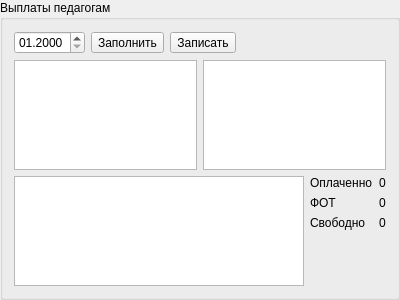
<?xml version="1.0" encoding="UTF-8"?>
<ui version="4.0">
 <class>TeachersPayment</class>
 <widget class="QGroupBox" name="TeachersPayment">
  <property name="geometry">
   <rect>
    <x>0</x>
    <y>0</y>
    <width>400</width>
    <height>300</height>
   </rect>
  </property>
  <property name="windowTitle">
   <string/>
  </property>
  <property name="title">
   <string>Выплаты педагогам</string>
  </property>
  <layout class="QVBoxLayout" name="verticalLayout">
   <item>
    <layout class="QHBoxLayout" name="horizontalLayout">
     <item>
      <widget class="QDateEdit" name="dateEdit">
       <property name="displayFormat">
        <string>MM.yyyy</string>
       </property>
      </widget>
     </item>
     <item>
      <widget class="QToolButton" name="toolButton">
       <property name="text">
        <string>Заполнить</string>
       </property>
      </widget>
     </item>
     <item>
      <widget class="QToolButton" name="toolButton_save">
       <property name="text">
        <string>Записать</string>
       </property>
      </widget>
     </item>
     <item>
      <spacer name="horizontalSpacer">
       <property name="orientation">
        <enum>Qt::Horizontal</enum>
       </property>
       <property name="sizeHint" stdset="0">
        <size>
         <width>40</width>
         <height>20</height>
        </size>
       </property>
      </spacer>
     </item>
    </layout>
   </item>
   <item>
    <layout class="QHBoxLayout" name="horizontalLayout_2">
     <item>
      <widget class="QTableView" name="tableView_payment"/>
     </item>
     <item>
      <widget class="QTableView" name="tableView"/>
     </item>
    </layout>
   </item>
   <item>
    <layout class="QHBoxLayout" name="horizontalLayout_3">
     <item>
      <widget class="QTableWidget" name="tW"/>
     </item>
     <item>
      <layout class="QFormLayout" name="formLayout">
       <item row="0" column="0">
        <widget class="QLabel" name="label_2">
         <property name="text">
          <string>Оплаченно</string>
         </property>
        </widget>
       </item>
       <item row="1" column="0">
        <widget class="QLabel" name="label">
         <property name="text">
          <string>ФОТ</string>
         </property>
        </widget>
       </item>
       <item row="0" column="1">
        <widget class="QLabel" name="label_pay">
         <property name="text">
          <string>0</string>
         </property>
        </widget>
       </item>
       <item row="1" column="1">
        <widget class="QLabel" name="label_fot">
         <property name="text">
          <string>0</string>
         </property>
        </widget>
       </item>
       <item row="2" column="0">
        <widget class="QLabel" name="label_5">
         <property name="text">
          <string>Свободно</string>
         </property>
        </widget>
       </item>
       <item row="2" column="1">
        <widget class="QLabel" name="label_free">
         <property name="text">
          <string>0</string>
         </property>
        </widget>
       </item>
      </layout>
     </item>
    </layout>
   </item>
  </layout>
 </widget>
 <resources/>
 <connections/>
</ui>
